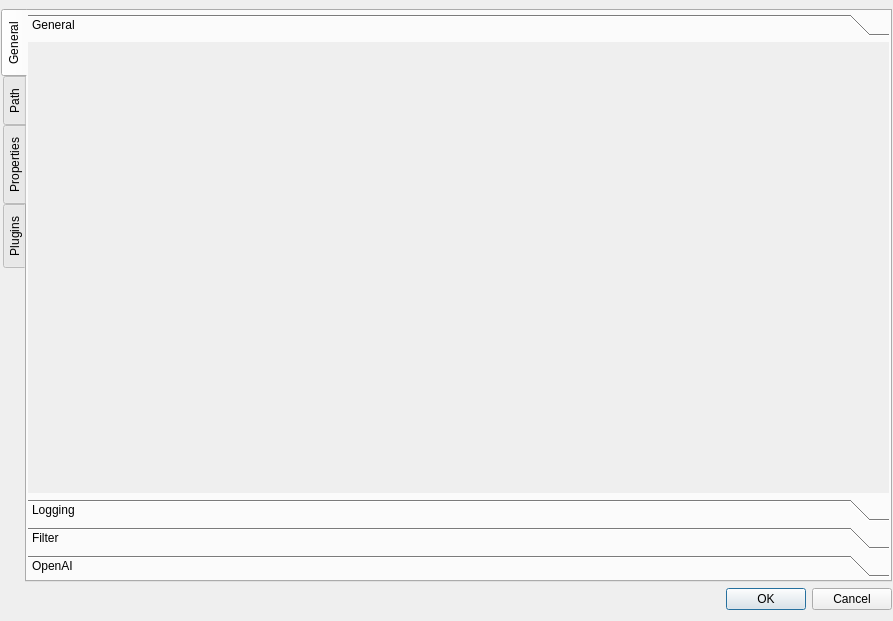
<?xml version="1.0" encoding="UTF-8"?>
<ui version="4.0">
 <class>Settings</class>
 <widget class="QDialog" name="Settings">
  <property name="geometry">
   <rect>
    <x>0</x>
    <y>0</y>
    <width>893</width>
    <height>621</height>
   </rect>
  </property>
  <property name="windowTitle">
   <string>Dialog</string>
  </property>
  <layout class="QVBoxLayout" name="verticalLayout">
   <property name="leftMargin">
    <number>1</number>
   </property>
   <property name="topMargin">
    <number>9</number>
   </property>
   <property name="rightMargin">
    <number>1</number>
   </property>
   <item>
    <widget class="QTabWidget" name="tabWidget">
     <property name="layoutDirection">
      <enum>Qt::LayoutDirection::RightToLeft</enum>
     </property>
     <property name="tabPosition">
      <enum>QTabWidget::TabPosition::West</enum>
     </property>
     <property name="currentIndex">
      <number>0</number>
     </property>
     <widget class="QWidget" name="tabGeneral">
      <attribute name="title">
       <string>General</string>
      </attribute>
      <layout class="QVBoxLayout" name="verticalLayout_4">
       <property name="leftMargin">
        <number>1</number>
       </property>
       <property name="topMargin">
        <number>3</number>
       </property>
       <property name="rightMargin">
        <number>1</number>
       </property>
       <property name="bottomMargin">
        <number>3</number>
       </property>
       <item>
        <widget class="QToolBox" name="toolBox">
         <property name="layoutDirection">
          <enum>Qt::LayoutDirection::LeftToRight</enum>
         </property>
         <property name="currentIndex">
          <number>0</number>
         </property>
         <widget class="QWidget" name="pageGeneral">
          <property name="geometry">
           <rect>
            <x>0</x>
            <y>0</y>
            <width>860</width>
            <height>441</height>
           </rect>
          </property>
          <property name="layoutDirection">
           <enum>Qt::LayoutDirection::LeftToRight</enum>
          </property>
          <attribute name="label">
           <string>General</string>
          </attribute>
          <layout class="QVBoxLayout" name="verticalLayout_9"/>
         </widget>
         <widget class="QWidget" name="pageLogging">
          <property name="geometry">
           <rect>
            <x>0</x>
            <y>0</y>
            <width>856</width>
            <height>437</height>
           </rect>
          </property>
          <property name="layoutDirection">
           <enum>Qt::LayoutDirection::LeftToRight</enum>
          </property>
          <attribute name="label">
           <string>Logging</string>
          </attribute>
          <layout class="QVBoxLayout" name="verticalLayout_8"/>
         </widget>
         <widget class="QWidget" name="pageFilter">
          <property name="geometry">
           <rect>
            <x>0</x>
            <y>0</y>
            <width>856</width>
            <height>437</height>
           </rect>
          </property>
          <property name="layoutDirection">
           <enum>Qt::LayoutDirection::LeftToRight</enum>
          </property>
          <attribute name="label">
           <string>Filter</string>
          </attribute>
          <layout class="QVBoxLayout" name="verticalLayout_10"/>
         </widget>
         <widget class="QWidget" name="pageAI">
          <attribute name="label">
           <string>OpenAI</string>
          </attribute>
          <layout class="QVBoxLayout" name="verticalLayout_14"/>
         </widget>
        </widget>
       </item>
      </layout>
     </widget>
     <widget class="QWidget" name="tabPath">
      <attribute name="title">
       <string>Path</string>
      </attribute>
      <layout class="QVBoxLayout" name="verticalLayout_3">
       <property name="leftMargin">
        <number>1</number>
       </property>
       <property name="topMargin">
        <number>3</number>
       </property>
       <property name="rightMargin">
        <number>1</number>
       </property>
       <property name="bottomMargin">
        <number>3</number>
       </property>
       <item>
        <widget class="QToolBox" name="tbPath">
         <property name="currentIndex">
          <number>0</number>
         </property>
         <widget class="QWidget" name="pageProject">
          <property name="geometry">
           <rect>
            <x>0</x>
            <y>0</y>
            <width>856</width>
            <height>497</height>
           </rect>
          </property>
          <property name="layoutDirection">
           <enum>Qt::LayoutDirection::LeftToRight</enum>
          </property>
          <attribute name="label">
           <string>Project</string>
          </attribute>
          <layout class="QVBoxLayout" name="verticalLayout_6"/>
         </widget>
         <widget class="QWidget" name="pageExport">
          <property name="geometry">
           <rect>
            <x>0</x>
            <y>0</y>
            <width>100</width>
            <height>30</height>
           </rect>
          </property>
          <property name="layoutDirection">
           <enum>Qt::LayoutDirection::LeftToRight</enum>
          </property>
          <attribute name="label">
           <string>Export</string>
          </attribute>
          <layout class="QVBoxLayout" name="verticalLayout_7"/>
         </widget>
        </widget>
       </item>
      </layout>
     </widget>
     <widget class="QWidget" name="tabProperty">
      <attribute name="title">
       <string>Properties</string>
      </attribute>
      <layout class="QVBoxLayout" name="verticalLayout_11">
       <item>
        <widget class="QToolBox" name="tb_property_set">
         <property name="contextMenuPolicy">
          <enum>Qt::ContextMenuPolicy::PreventContextMenu</enum>
         </property>
         <property name="currentIndex">
          <number>1</number>
         </property>
         <widget class="QWidget" name="pageSplitter">
          <property name="geometry">
           <rect>
            <x>0</x>
            <y>0</y>
            <width>100</width>
            <height>30</height>
           </rect>
          </property>
          <property name="layoutDirection">
           <enum>Qt::LayoutDirection::LeftToRight</enum>
          </property>
          <attribute name="label">
           <string>Splitter</string>
          </attribute>
          <layout class="QVBoxLayout" name="verticalLayout_12"/>
         </widget>
         <widget class="QWidget" name="pageUnits">
          <property name="geometry">
           <rect>
            <x>0</x>
            <y>0</y>
            <width>840</width>
            <height>485</height>
           </rect>
          </property>
          <property name="contextMenuPolicy">
           <enum>Qt::ContextMenuPolicy::PreventContextMenu</enum>
          </property>
          <property name="layoutDirection">
           <enum>Qt::LayoutDirection::LeftToRight</enum>
          </property>
          <attribute name="label">
           <string>Units</string>
          </attribute>
          <layout class="QVBoxLayout" name="verticalLayout_13"/>
         </widget>
        </widget>
       </item>
      </layout>
     </widget>
     <widget class="QWidget" name="tabPlugins">
      <attribute name="title">
       <string>Plugins</string>
      </attribute>
      <layout class="QVBoxLayout" name="verticalLayout_2">
       <property name="leftMargin">
        <number>1</number>
       </property>
       <property name="topMargin">
        <number>3</number>
       </property>
       <property name="rightMargin">
        <number>1</number>
       </property>
       <property name="bottomMargin">
        <number>3</number>
       </property>
       <item>
        <widget class="QToolBox" name="tbPlugins">
         <property name="currentIndex">
          <number>0</number>
         </property>
         <widget class="QWidget" name="pagePlugins">
          <property name="geometry">
           <rect>
            <x>0</x>
            <y>0</y>
            <width>856</width>
            <height>527</height>
           </rect>
          </property>
          <property name="layoutDirection">
           <enum>Qt::LayoutDirection::LeftToRight</enum>
          </property>
          <attribute name="label">
           <string>Plugins</string>
          </attribute>
          <layout class="QVBoxLayout" name="verticalLayout_5"/>
         </widget>
        </widget>
       </item>
      </layout>
     </widget>
    </widget>
   </item>
   <item>
    <widget class="QDialogButtonBox" name="buttonBox">
     <property name="orientation">
      <enum>Qt::Orientation::Horizontal</enum>
     </property>
     <property name="standardButtons">
      <set>QDialogButtonBox::StandardButton::Cancel|QDialogButtonBox::StandardButton::Ok</set>
     </property>
    </widget>
   </item>
  </layout>
 </widget>
 <resources/>
 <connections>
  <connection>
   <sender>buttonBox</sender>
   <signal>accepted()</signal>
   <receiver>Settings</receiver>
   <slot>accept()</slot>
   <hints>
    <hint type="sourcelabel">
     <x>248</x>
     <y>254</y>
    </hint>
    <hint type="destinationlabel">
     <x>157</x>
     <y>274</y>
    </hint>
   </hints>
  </connection>
  <connection>
   <sender>buttonBox</sender>
   <signal>rejected()</signal>
   <receiver>Settings</receiver>
   <slot>reject()</slot>
   <hints>
    <hint type="sourcelabel">
     <x>316</x>
     <y>260</y>
    </hint>
    <hint type="destinationlabel">
     <x>286</x>
     <y>274</y>
    </hint>
   </hints>
  </connection>
 </connections>
</ui>
